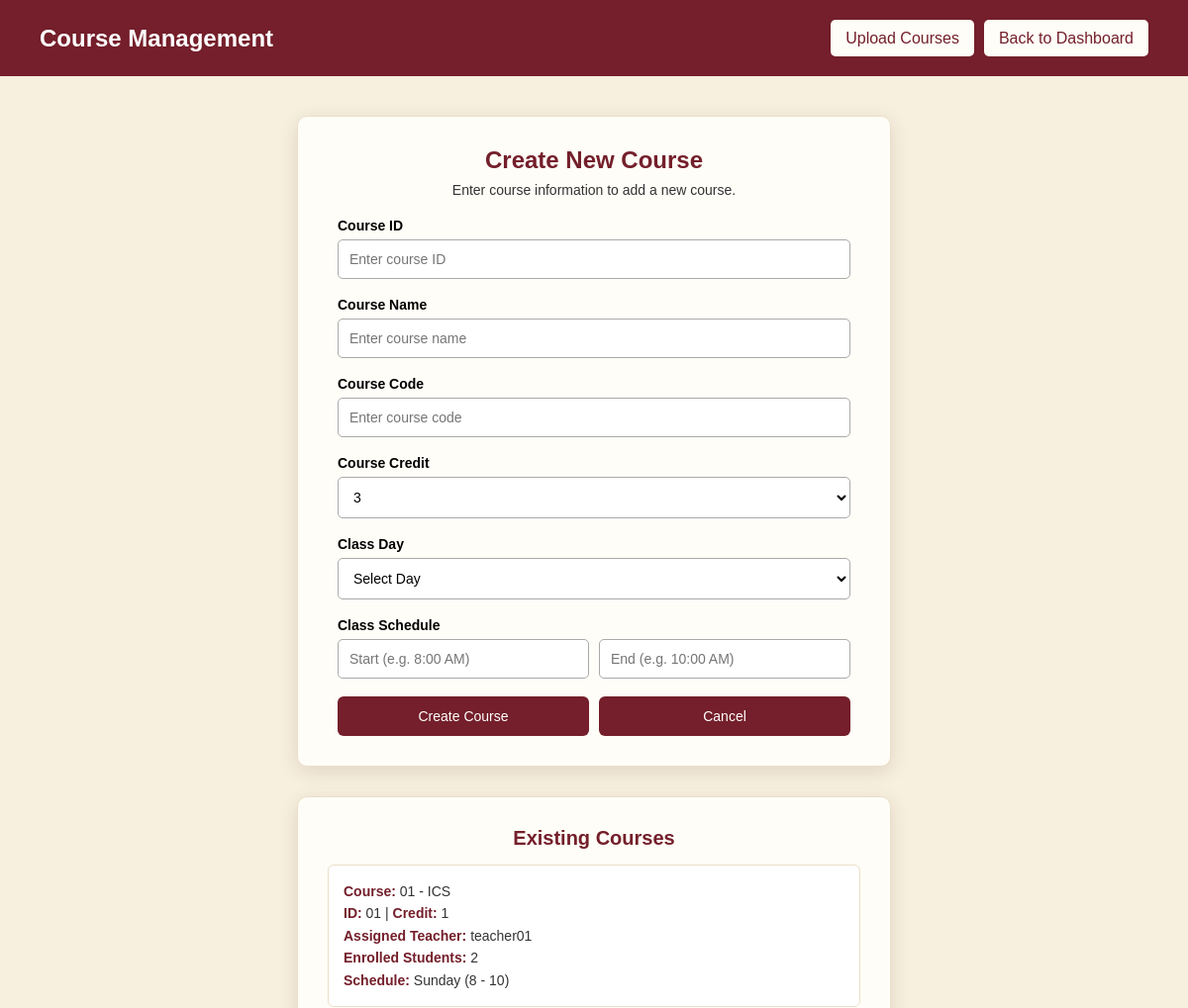
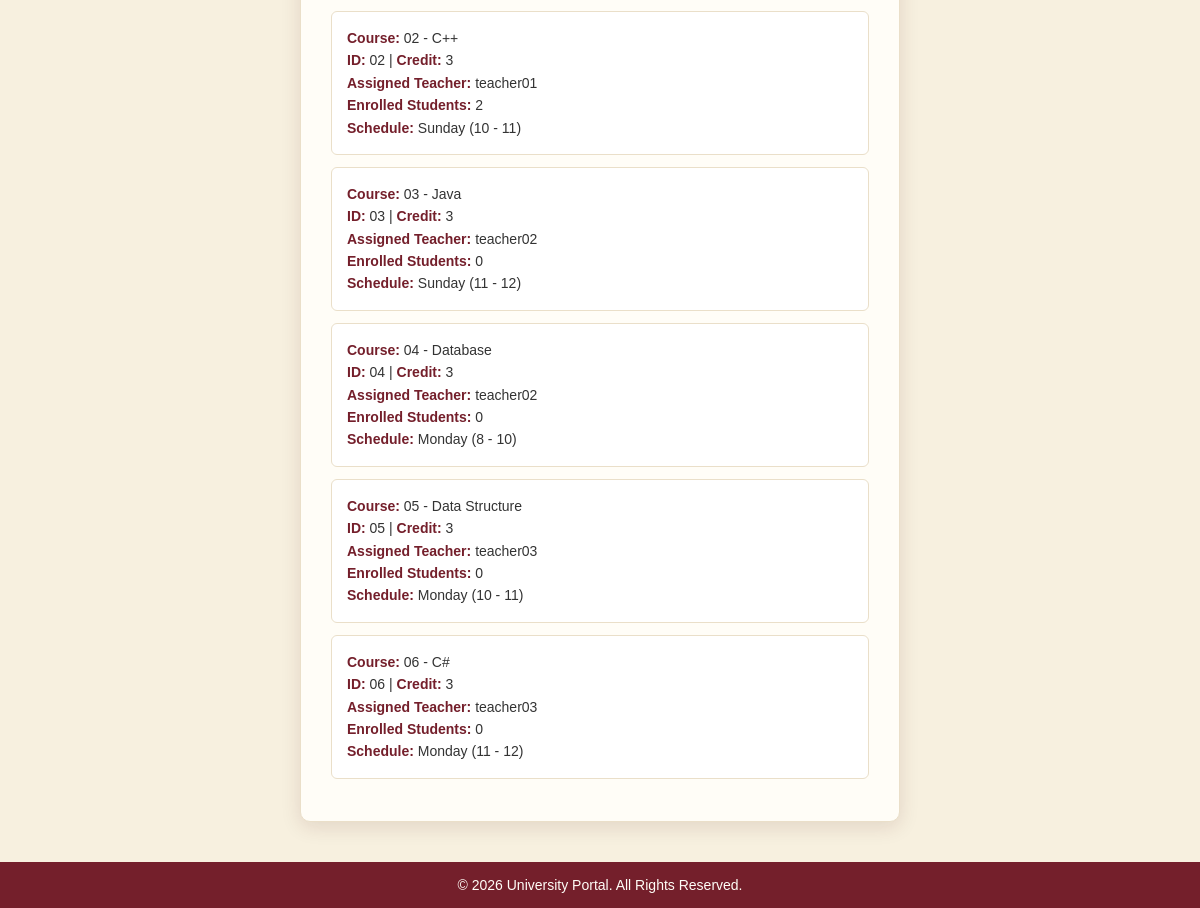
Page /View/course_management.php (signed in) on the committed database (2 pictures, top to bottom).
### tables this page shows
CREATE TABLE `courses` (
  `id` int(11) NOT NULL,
  `course_id` varchar(50) NOT NULL,
  `course_name` varchar(150) NOT NULL,
  `course_code` varchar(50) NOT NULL,
  `credit` int(11) NOT NULL,
  `day` varchar(20) NOT NULL,
  `start_time` varchar(20) NOT NULL,
  `end_time` varchar(20) NOT NULL,
  `created_at` timestamp NOT NULL DEFAULT current_timestamp()
);

### Model/db.php (called while the page is built, shortened)
<?php
class db {
    function connection()
    {
        $db_host = "localhost";
        $db_user = "root";
        $db_password = "";
        $db_name = "university_db";
        $connection = mysqli_connect($db_host, $db_user, $db_password, $db_name);
        return $connection;
    }
}
?>

### Controller/courseController.php (called while the page is built, shortened)
<?php
include_once "../Model/db.php";
class CourseController {
    private $connection;
    public function __construct() {
        $this->db = new db();
        $this->connection = $this->db->connection();
    }
    public function fetchAllCoursesWithDetails() {
        $query = "SELECT c.*,
                         COALESCE(u_fac.name, fa.faculty_username, 'Not Assigned') AS teacher_name,
                         COUNT(DISTINCT se.student_username) AS enrolled_students
                  FROM courses c
                  LEFT JOIN faculty_assignments fa ON c.course_id = fa.course_id
                  LEFT JOIN users u_fac ON fa.faculty_username = u_fac.username AND u_fac.status = 'approved'
                  LEFT JOIN student_enrollments se ON c.course_id = se.course_id
                  LEFT JOIN users u_stu ON se.student_username = u_stu.username AND u_stu.status = 'approved'
                  GROUP BY c.course_id";
        $res = mysqli_query($this->connection, $query);
        return $res;
    }
}
?>

### View/course_management.php (the view, shortened to what this page needs)
<?php
include "../Controller/courseController.php";
$controller = new CourseController();
$courses_res = $controller->fetchAllCoursesWithDetails();
?>
<!DOCTYPE html>
<html>
<head>
</head>
<body>
<div class="header">
    <h1>Course Management</h1>
    <div class="header-actions">
        <a href="course_upload.php" class="back">Upload Courses</a>
        <a href="course_admin.php" class="back">Back to Dashboard</a>
    </div>
</div>
<div class="container">
    <div class="box">
        <h2>Create New Course</h2>
        <p class="subtitle">Enter course information to add a new course.</p>
        <form id="courseForm" method="POST" action="course_management.php" onsubmit="return validateCourseForm()">
            <div class="form-group">
                <label>Course ID <span id="idError" class="validation-msg"></span></label>
                <input type="text" name="course_id" placeholder="Enter course ID" onkeyup="checkUniqueness('course_id', this.value, 'idError')">
            </div>
            <div class="form-group">
                <label>Course Name</label>
                <input type="text" name="course_name" placeholder="Enter course name">
            </div>
            <div class="form-group">
                <label>Course Code <span id="codeError" class="validation-msg"></span></label>
                <input type="text" name="course_code" placeholder="Enter course code" onkeyup="checkUniqueness('course_code', this.value, 'codeError')">
            </div>
            <div class="form-group">
                <label>Course Credit</label>
                <select name="credit">
                    <option value="3" selected>3</option>
                </select>
            </div>
            <div class="form-group">
                <label>Class Day</label>
                <select name="day">
                    <option value="">Select Day</option>
                </select>
            </div>
            <div class="form-group">
                <label>Class Schedule</label>
                <div class="time-inputs">
                    <input type="text" name="start_time" placeholder="Start (e.g. 8:00 AM)">
                    <input type="text" name="end_time" placeholder="End (e.g. 10:00 AM)">
                </div>
            </div>
            <div class="buttons">
                <button type="submit">Create Course</button>
                <button type="button" onclick="window.location.href='course_admin.php'">Cancel</button>
            </div>
        </form>
    </div>
    <div class="list-box">
        <h3>Existing Courses</h3>
        <?php if ($courses_res && mysqli_num_rows($courses_res) > 0): ?>
            <?php while ($course = mysqli_fetch_assoc($courses_res)): ?>
                <div class="course-card">
                    <p><strong>Course:</strong> <?php echo htmlspecialchars($course['course_code'] . " - " . $course['course_name']); ?></p>
                    <p><strong>ID:</strong> <?php echo htmlspecialchars($course['course_id']); ?> | <strong>Credit:</strong> <?php echo htmlspecialchars($course['credit']); ?></p>
                    <p><strong>Assigned Teacher:</strong> <?php echo htmlspecialchars($course['teacher_name'] ?? 'Not Assigned'); ?></p>
                    <p><strong>Enrolled Students:</strong> <?php echo htmlspecialchars($course['enrolled_students'] ?? 0); ?></p>
                    <p><strong>Schedule:</strong> <?php echo htmlspecialchars($course['day'] . " (" . $course['start_time'] . " - " . $course['end_time'] . ")"); ?></p>
                </div>
            <?php endwhile; ?>
        <?php else: ?>
            <p class="no-courses">No existing courses found in the database.</p>
        <?php endif; ?>
    </div>
</div>
<div class="footer">
    <p>&copy; <?php echo date("Y"); ?> University Portal. All Rights Reserved.</p>
</div>
</body>
</html>

### View/course_management.php (style rules this page uses)
* { box-sizing: border-box; margin: 0; padding: 0; font-family: Arial, sans-serif; }
body { background: #f7f0df; color: #000000; display: flex; flex-direction: column; min-height: 100vh; }
.header { background: #741f2b; color: white; padding: 20px 40px; display: flex; justify-content: space-between; align-items: center; }
.header h1 { font-size: 24px; }
.back { background: #fffdf7; color: #741f2b; height: 37px; padding: 0 15px; border-radius: 5px; text-decoration: none; font-weight: 500; display: flex; align-items: center; justify-content: center; }
.header-actions { display: flex; gap: 10px; }
.container { flex: 1; display: flex; flex-direction: column; align-items: center; padding: 40px 20px; gap: 30px; }
.box { width: 100%; max-width: 600px; background: #fffdf7; padding: 30px 40px; border-radius: 10px; border: 1px solid #eadfc9; box-shadow: 0 5px 20px rgba(75, 20, 20, 0.12); }
.box h2 { color: #741f2b; text-align: center; font-size: 24px; margin-bottom: 8px; }
.subtitle { text-align: center; color: #333333; margin-bottom: 20px; font-size: 14px; }
.form-group { margin-bottom: 18px; }
label { display: block; margin-bottom: 6px; font-weight: bold; font-size: 14px; }
input[type="text"], select { width: 100%; padding: 11px; border: 1px solid #aaa; border-radius: 5px; font-size: 14px; background: white; color: #000000; }
.time-inputs { display: flex; gap: 10px; }
.time-inputs input { flex: 1; }
.buttons { display: flex; gap: 10px; margin-top: 5px; }
button { width: 100%; padding: 12px; background: #741f2b; color: white; border: none; border-radius: 6px; cursor: pointer; font-size: 14px; }
.list-box { width: 100%; max-width: 600px; background: #fffdf7; padding: 30px; border-radius: 10px; border: 1px solid #eadfc9; box-shadow: 0 5px 20px rgba(75, 20, 20, 0.12); }
.list-box h3 { color: #741f2b; margin-bottom: 15px; font-size: 20px; text-align: center; }
.course-card { background: #ffffff; border: 1px solid #eadfc9; border-radius: 6px; padding: 15px; margin-bottom: 12px; }
.course-card p { font-size: 14px; color: #333333; line-height: 1.6; }
.course-card strong { color: #741f2b; }
.footer { background: #741f2b; color: #fffdf7; text-align: center; padding: 15px 20px; font-size: 14px; margin-top: auto; }

### rows in the picture
courses: course_code+course_name "01 - ICS", course "01", credit "1", teacher_name "teacher01", enrolled_students "2", day+start_time+end_time "Sunday (8 - 10)"
courses: course_code+course_name "02 - C++", course "02", credit "3", teacher_name "teacher01", enrolled_students "2", day+start_time+end_time "Sunday (10 - 11)"
courses: course_code+course_name "03 - Java", course "03", credit "3", teacher_name "teacher02", enrolled_students "0", day+start_time+end_time "Sunday (11 - 12)"
courses: course_code+course_name "04 - Database", course "04", credit "3", teacher_name "teacher02", enrolled_students "0", day+start_time+end_time "Monday (8 - 10)"
courses: course_code+course_name "05 - Data Structure", course "05", credit "3", teacher_name "teacher03", enrolled_students "0", day+start_time+end_time "Monday (10 - 11)"
courses: course_code+course_name "06 - C#", course "06", credit "3", teacher_name "teacher03", enrolled_students "0", day+start_time+end_time "Monday (11 - 12)"
